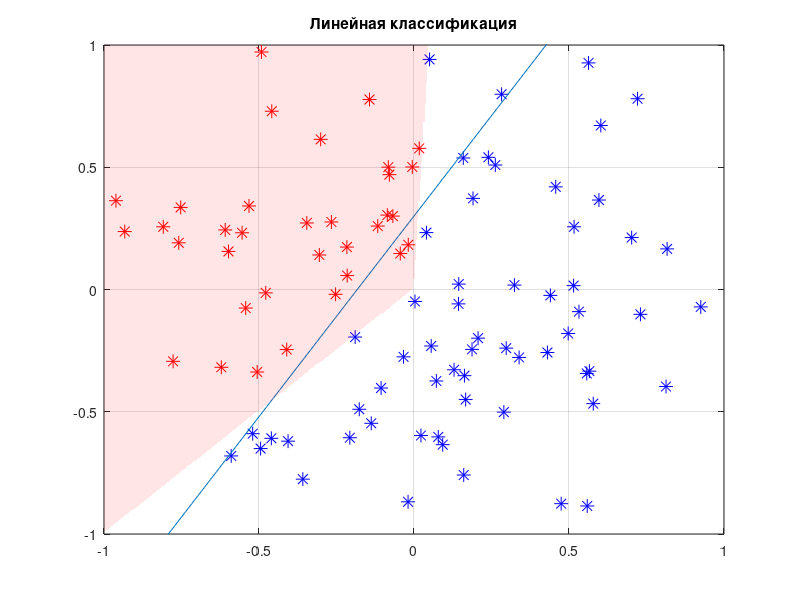

Here is the MATLAB script that generated this plot: (Note: this script raises an error after producing the figure.)
%% Binary Linear Classification
clc;
clear all;
dim = 2;
%% Create distribution for data points
%Normal
mu = 0;sigma = 0.5;
pd = makedist('Normal','mu',mu,'sigma',sigma);
%Uniform
left_boundary = -1;right_boundary = 1;
%pd = makedist('Uniform','lower',left_boundary,'upper',right_boundary);

%% Make training data
data_size = 100;

% points
Xdata = random(pd,[data_size dim]);
%classification conditions
cond1 = @(x,y) x < y;
cond2 = @(x,y) 20*x < y;
% multiply to keep only the common points
cond = @(x,y) cond1(x,y) & cond2(x,y);
%classes 0 1
Ydata = cond(Xdata(:,1),Xdata(:,2));

%% Learning

%add x0 = 1 for w0
X = [ones(1,data_size) ; Xdata']';
% {0,1} -> {-1, 1}
Y = 2*Ydata - 1;

% hyper parameters
lambda = 0.01;

% unknown weights
w = zeros(1,dim+1);

%error function
L = @(w) lambda * norm(w(2:end))^2 + sum(max(0,1-Y.*(X*w')));
options = optimset('TolX',10^(-6),'TolFun',10^(-6),'MaxFunEvals',10000);
[w,error] = fminsearch(@(w) L(w), w, options)

%% Ploting
plot(Xdata(Ydata,1),Xdata(Ydata,2),'*r','MarkerSize',10)
hold on;
grid on;
plot(Xdata(~Ydata,1),Xdata(~Ydata,2),'*b','MarkerSize',10)
x = linspace(left_boundary,right_boundary);
plot(x,-(w(1) + x.*w(2))./w(3))
v = linspace(left_boundary,right_boundary,500);  % plotting range
[x, y] = meshgrid(v);  % get 2-D mesh for x and y
c1 = double(cond(x,y));
c1(c1 == 0) = NaN;
surf(x,y,c1,'EdgeColor','none','FaceAlpha',0.1,'FaceColor','r')
xlim([left_boundary right_boundary]);
ylim([left_boundary right_boundary]);
t = title('Линейная классификация');
t.FontSize = 12;
xlabel('Признак 1','FontSize',12);
ylabel('Признак 2','FontSize',12);
legend('Объекты 1','Объекты 2','Обученная модель', ...
    'Истинная область класса 1','Interpreter','latex','Location','southeast', ...
    'FontSize',12);



